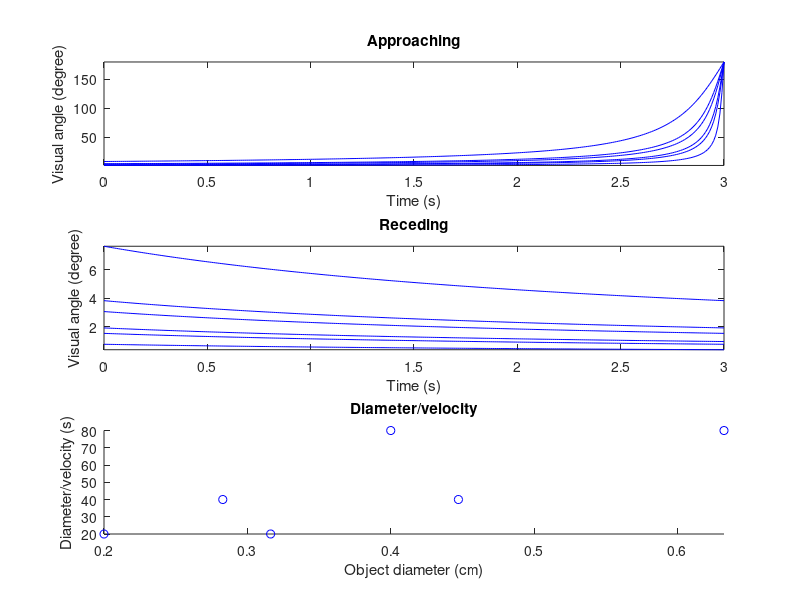

Recreate this plot in MATLAB.
object = [20,40,80]; % in cm
velocity = [200,500]; % in m/s
time = 3;
startpoint = velocity.*time;
bin = 0.01;

subplot(3,1,1)
for objidx = 1:length(object)
    for velidx = 1:length(velocity)
        theta{objidx,velidx} = atan((object(objidx)/2)./(startpoint(velidx)-velocity(velidx)*(0:bin:time)))*2/pi*180;
        plot((0:bin:time),theta{objidx,velidx},'b'); hold on;
%         legend([num2str(object(objidx)),'cm',num2str(velocity(velidx)./1000),'m/s'])
    end
end
title('Approaching')
xlabel('Time (s)')
ylabel('Visual angle (degree)')
axis tight



subplot(3,1,2)
for objidx = 1:length(object)
    for velidx = 1:length(velocity)
        theta{objidx,velidx} = atan((object(objidx)/2)./(startpoint(velidx)+velocity(velidx)*(0:bin:time)))*2/pi*180;
        plot((0:bin:time),theta{objidx,velidx},'b'); hold on;
%         legend([num2str(object(objidx)),'cm',num2str(velocity(velidx)./1000),'m/s'])
    end
end
title('Receding')
xlabel('Time (s)')
ylabel('Visual angle (degree)')
axis tight

subplot(3,1,3)
for objidx = 1:length(object)
    for velidx = 1:length(velocity)
        obj2vel(objidx,velidx) = sqrt(object(objidx)/velocity(velidx));        
%         legend([num2str(object(objidx)),'cm',num2str(velocity(velidx)./1000),'m/s'])
    scatter(obj2vel(objidx,velidx), object(objidx),'b'); hold on;
    end
    
end
% scatter(repmat(object',1,2)',obj2vel ,'b'); hold on;
title('Diameter/velocity')
xlabel('Object diameter (cm)')
ylabel('Diameter/velocity (s)')
axis tight
